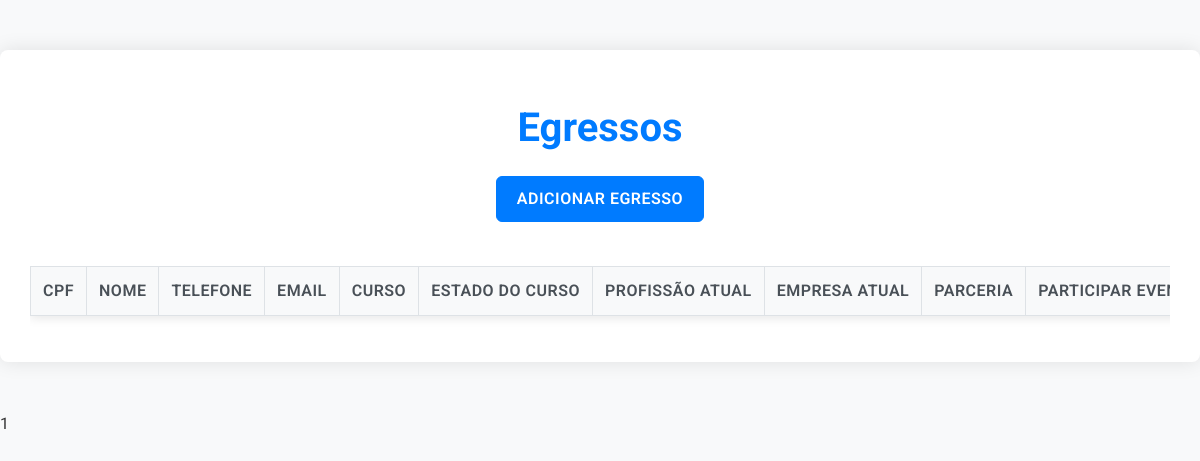
Page /?page=2 on the earlier database version.
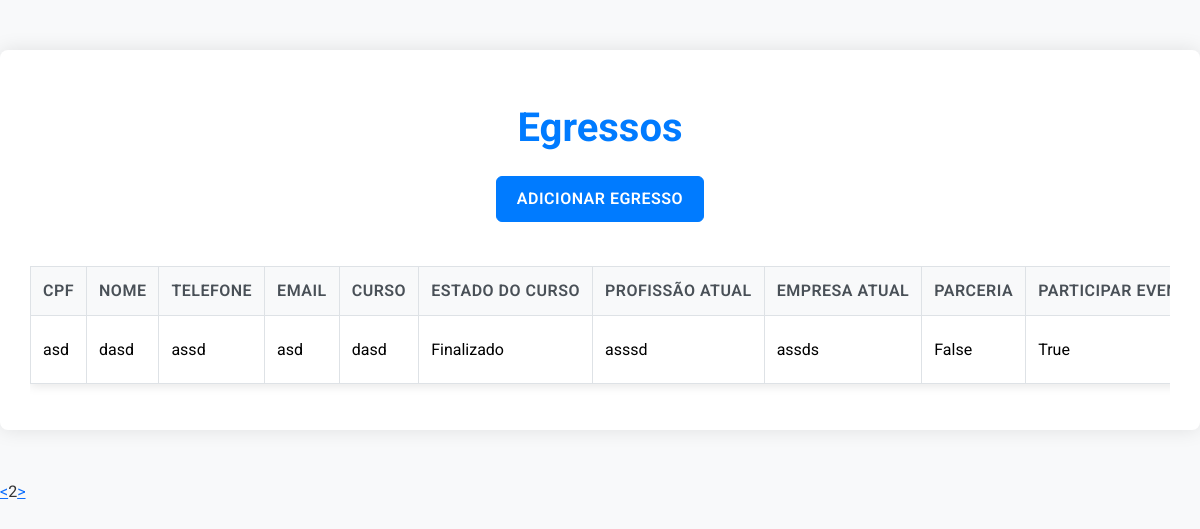
Same page on the later database version.
### app/models.py (models this page shows)
class Egressos(models.Model):
    cpf = models.CharField(max_length=11, primary_key=True, unique=True)
    nome = models.CharField(max_length=80)
    tel = models.CharField(max_length=14)
    email = models.CharField(max_length=80)
    curso = models.CharField(max_length=50)
    estado = models.CharField(max_length=20, choices=EstadoCurso.choices)
    profissao_atual = models.CharField(max_length=50)
    empresa_atual = models.CharField(max_length=50)
    deseja_parcerias = models.BooleanField(default=False)
    deseja_partEvent = models.BooleanField(default=False)
    deseja_fazerNewCursos = models.BooleanField(default=False)

### app/views.py (the view)
# urls.py: 2. Add a URL to urlpatterns:  path('', views.home, name='home')
def home(request):
    data = {}
    all = Egressos.objects.all()
    paginator = Paginator(all, 1)
    pages =request.GET.get('page')
    data['db'] = paginator.get_page(pages)
    return render(request, 'home.html', data)

### app/templates/home.html (shortened to what this page needs)
<!DOCTYPE html>
<html lang="pt-br">
<head>
    <link rel="stylesheet" href="https://cdn.jsdelivr.net/npm/bootstrap@5.3.3/dist/css/bootstrap.min.css">
</head>
<body>
    <div class="container-fluid">
        <div class="row">
            <div class="col-12">
                <h1 class="mt-4 mb-4">Egressos</h1>
                <div class="text-center mb-4">
                    <a href="form/" class="btn btn-add">Adicionar Egresso</a>
                </div>
                <div class="table-responsive">
                    <table class="table table-hover">
                        <thead>
                            <tr>
                                <th style="text-align: center;">CPF</th>
                                <th style="text-align: center;">Nome</th>
                                <th style="text-align: center;">Telefone</th>
                                <th style="text-align: center;">Email</th>
                                <th style="text-align: center;">Curso</th>
                                <th style="text-align: center;">Estado do curso</th>
                                <th style="text-align: center;">Profissão atual</th>
                                <th style="text-align: center;">Empresa atual</th>
                                <th style="text-align: center;">Parceria</th>
                                <th style="text-align: center;">Participar Eventos</th>
                            </tr>
                        </thead>
                        <tbody>
                            {% for dbs in db %}
                                <tr>
                                    <td>{{dbs.cpf}}</td>
                                    <td>{{dbs.nome}}</td>
                                    <td>{{dbs.tel}}</td>
                                    <td>{{dbs.email}}</td>
                                    <td>{{dbs.curso}}</td>
                                    <td>{{dbs.estado}}</td>
                                    <td>{{dbs.profissao_atual}}</td>
                                    <td>{{dbs.empresa_atual}}</td>
                                    <td>{{dbs.deseja_parcerias}}</td>
                                    <td>{{dbs.deseja_partEvent}}</td>
                                </tr>
                            {% endfor %}
                        </tbody>
                    </table>
                </div>
            </div>
        </div>
    </div>
    <div class="pagination">
        {% if db.has_previous %}
            <a href="?page={{db.previous_page_number}}"> < </a>
        {%endif%}
        {{db.number}}
        {% if db.has_next %}
            <a href="?page={{db.next_page_number}}"> > </a>
        {%endif%}
    </div>
    {% load static %}
</body>
</html>

### app/templates/home.html (style rules this page uses)
body { font-family: 'Roboto', sans-serif; background-color: #f8f9fa; color: #333; }
.container-fluid { background-color: #ffffff; border-radius: 8px; box-shadow: 0 0 20px rgba(0, 0, 0, 0.1); padding: 30px; margin-top: 50px; margin-bottom: 50px; }
h1 { color: #007bff; font-weight: 700; margin-bottom: 30px; text-align: center; }
.btn-add { background-color: #007bff; border-color: #007bff; color: #fff; font-weight: 600; text-transform: uppercase; letter-spacing: 0.5px; transition: all 0.3s ease; margin-bottom: 20px; padding: 10px 20px; }
.table { box-shadow: 0 2px 10px rgba(0, 0, 0, 0.1); border-collapse: collapse; }
.table thead th { background-color: #f8f9fa; color: #495057; font-weight: 600; text-transform: uppercase; letter-spacing: 0.5px; border: 1px solid #dee2e6; vertical-align: middle; padding: 0.75rem; white-space: nowrap; }
.table tbody td { vertical-align: middle; padding: 1rem 0.75rem; border: 1px solid #dee2e6; }

Differences in the rows shown:
added Egressos: cpf "asd", nome "dasd", tel "assd", email "asd", curso "dasd", estado "Finalizado", profissao_atual "asssd", empresa_atual "assds", deseja_parcerias "False", deseja_partEvent "True"
Other differences:
{{ db.number }}: "1" → "2"
